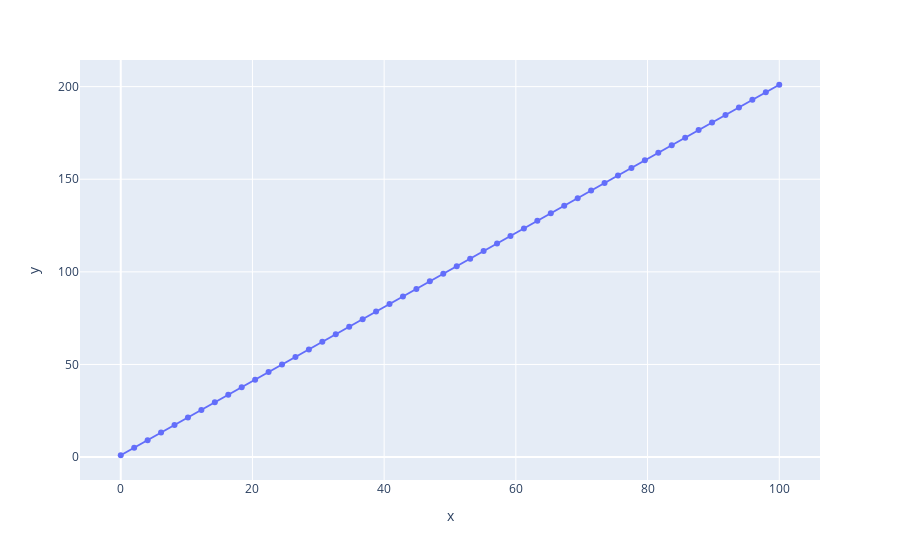

Notebook code cell kept with this figure:
### Code cell
fig = px.scatter(df, x=x, y=y, trendline="ols")
fig.show()
